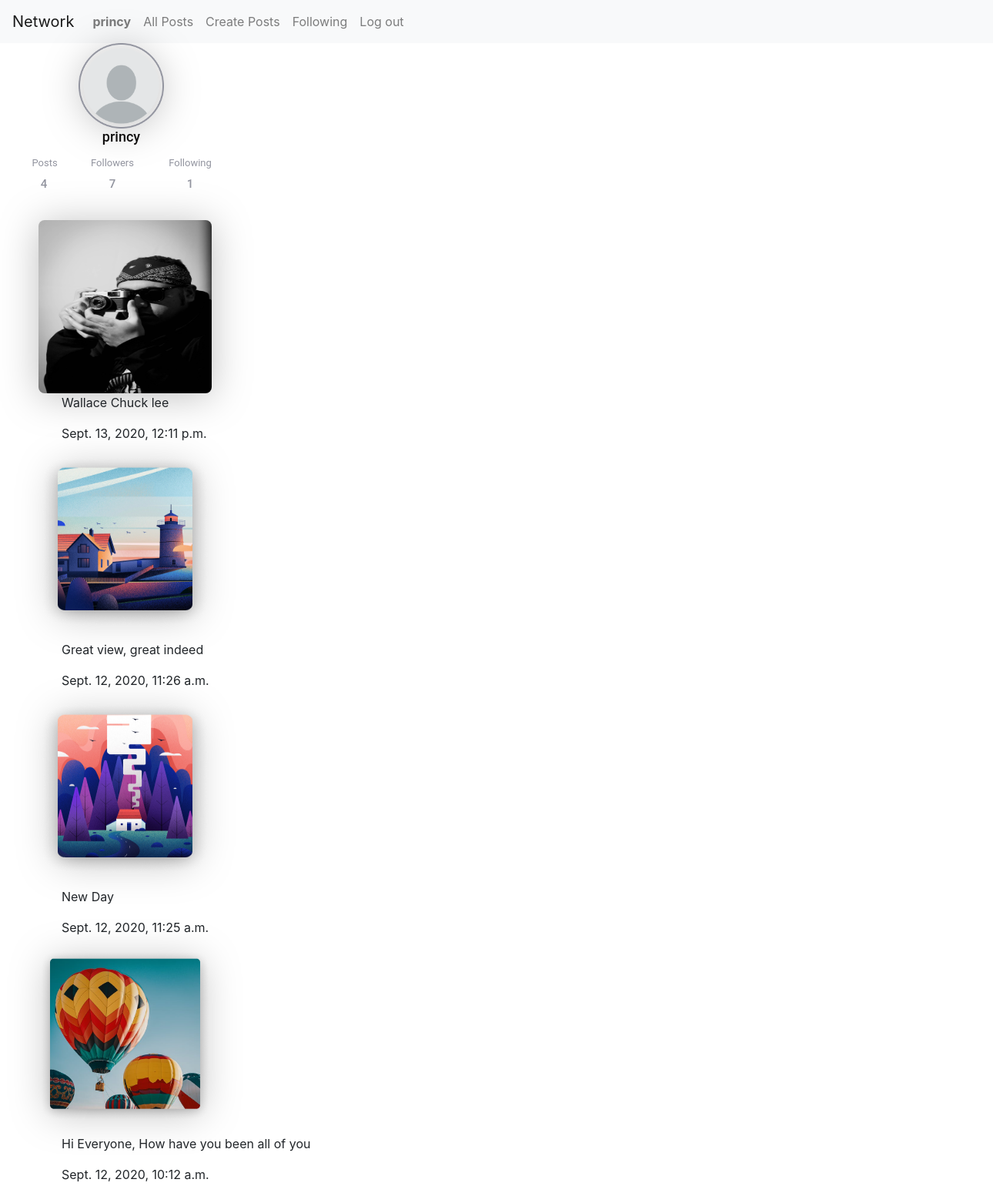
Screenshot of /main/princy/ (signed in) with the database file from the repository.
### network/models.py (models this page shows, shortened)
class User(AbstractUser):
    pass

class Post(models.Model):
    post_owner= models.ForeignKey(User,related_name='post_by', on_delete=models.CASCADE)
    post_image=models.ImageField(null=True,blank=True)
    post_content=models.CharField(max_length=200, blank=True, null=True)
    timestamp=models.DateTimeField(auto_now_add=True)
    @property
    def imageURL(self):
        try:
            url=self.post_image.url
        except:
            url=''
        return url
    def __str__(self):
        return self.post_content

### network/views.py (the view)
# urls.py: path("main/<str:username>/",views.mainprofile,name="profileFromNavigation"),
def mainprofile(request,username):
    followers=UserProfile.objects.all()
    posts=Post.objects.all()
    posts=posts.order_by("-timestamp").all()
    PostBox=[]
    for post in posts:
        if str(post.post_owner)==username:
            PostBox.append(post)
    i=0
    j=0
    print(type(username))
    for f in followers:
        if str(f.follower)==username:
            print(type(f.follower))
            i+=1
    for g in followers:
        if str(g.following)==username:
            j+=1
    print(PostBox)
    postcount=len(PostBox)
    print(postcount)
    context={'follower':followers,'i':i,'j':j,'username':username,'posts':PostBox,'loggedinuser':loggedinuser,'postcount':postcount}
    return render(request,"network/profile.html",context)

### network/templates/network/profile.html (shortened to what this page needs)
{% extends "network/layout.html" %}
{% load static %}
{% block body %}
<img id="profile-image" src="{% static 'images/profile.png' %}" alt="">
<p id="username">{{username}}</p>
<p id="posts">Posts</p>
<p id="followers">Followers</p>
<p id="following">Following</p>
<p id="followers-count">{{j}}</p>
<p id="following-count">{{i}}</p>
<p id="posts-count">{{postcount}}</p>
<br>
<br>
   {% for post in posts %}
   <img id="post-image-profile" src="{{post.imageURL}}" alt="">
   <p id="post-content-profile">{{post.post_content}}</p>
   <p id="post-time">{{post.timestamp}}<p>
  {% endfor %}
{% endblock %}

### network/templates/network/layout.html (shortened to what this page needs)
{% load static %}
<!DOCTYPE html>
<html lang="en">
    <head>
        <link rel="stylesheet" href="https://stackpath.bootstrapcdn.com/bootstrap/4.4.1/css/bootstrap.min.css">
        <link href="{% static 'network/styles.css' %}" rel="stylesheet">
    </head>
    <body>
        <nav class="navbar navbar-expand-lg navbar-light bg-light">
            <a class="navbar-brand" href="{% url 'index' %}">Network</a>
            <div>
              <ul class="navbar-nav mr-auto">
                {% if user.is_authenticated %}
                    <li class="nav-item">
                        <a class="nav-link" href="{% url 'profileFromNavigation' user.username %}"><strong>{{ user.username }}</strong></a>
                    </li>
                {% endif %}
                <li class="nav-item">
                  <a class="nav-link" href="{% url 'index' %}">All Posts</a>
                </li>
                <li class="nav-item">
                  <a class="nav-link" href="{% url 'create' %}">Create Posts</a>
                </li>
                {% if user.is_authenticated %}
                    <li class="nav-item">
                        <a class="nav-link" href="{% url 'followingPeoplePost' %}">Following</a>
                    </li>
                    <li class="nav-item">
                        <a class="nav-link" href="{% url 'logout' %}">Log out</a>
                    </li>
                {% endif %}
              </ul>
            </div>
          </nav>
        <div class="body">
            {% block body %}
            {% endblock %}
        </div>
    </body>
</html>

### network/static/network/styles.css (style rules this page uses)
#profile-image { position: relative; width: 111px; height: 111px; left: 102px; filter: drop-shadow(0px 4px 25px rgba(0, 0, 0, 0.25)); border-radius: 8px; }
#username { position: relative; width: 101px; height: 21px; left: 107px; font-family: Roboto; font-style: normal; font-weight: 500; font-size: 18px; line-height: 21px; text-align: center; color: #0f0d0d; }
#posts { position: absolute; width: 34px; height: 15px; left: 41px; font-family: Roboto; font-style: normal; font-weight: normal; font-size: 13px; line-height: 15px; text-align: center; color: #92949F; }
#followers { position: absolute; width: 56px; height: 15px; left: 118px; font-family: Roboto; font-style: normal; font-weight: normal; font-size: 13px; line-height: 15px; text-align: center; color: #92949F; }
#following { position: absolute; width: 56px; height: 15px; left: 219px; font-family: Roboto; font-style: normal; font-weight: normal; font-size: 13px; line-height: 15px; text-align: center; color: #92949F; }
#followers-count { position: absolute; width: 26px; height: 18px; top: 230px; left: 133px; font-family: Roboto; font-style: normal; font-weight: 500; font-size: 15px; line-height: 18px; text-align: center; color: #92949F; }
#following-count { position: absolute; width: 26px; height: 18px; left: 234px; top: 230px; font-family: Roboto; font-style: normal; font-weight: 500; font-size: 15px; line-height: 18px; text-align: center; color: #92949F; }
#posts-count { position: relative; width: 18px; height: 18px; left: 48px; top: 26px; font-family: Roboto; font-style: normal; font-weight: 500; font-size: 15px; line-height: 18px; text-align: center; color: #92949F; }
#post-time { position: relative; left:80px; font-size: 16px; }
#post-image-profile { position: relative; width: 225px; height: 225px; left: 50px; filter: drop-shadow(0px 4px 25px rgba(0, 0, 0, 0.25)); border-radius: 8px; }
#post-content-profile { position: relative; left: 80px; font-size: 16px; }

### rows the page displays
User: username "princy"
Post: imageURL (picture), post_content "Wallace Chuck lee", timestamp "Sept. 13, 2020, 12:11 p.m."
Post: imageURL (picture), post_content "Great view, great indeed", timestamp "Sept. 12, 2020, 11:26 a.m."
Post: imageURL (picture), post_content "New Day", timestamp "Sept. 12, 2020, 11:25 a.m."
Post: imageURL (picture), post_content "Hi Everyone, How have you been all of you", timestamp "Sept. 12, 2020, 10:12 a.m."

### other values shown
{{ j }} "7"
{{ i }} "1"
{{ postcount }} "4"
